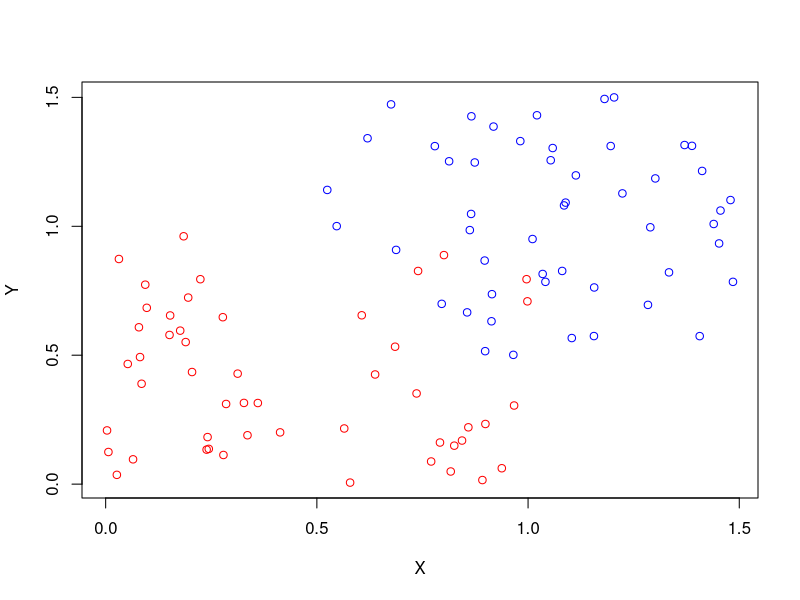
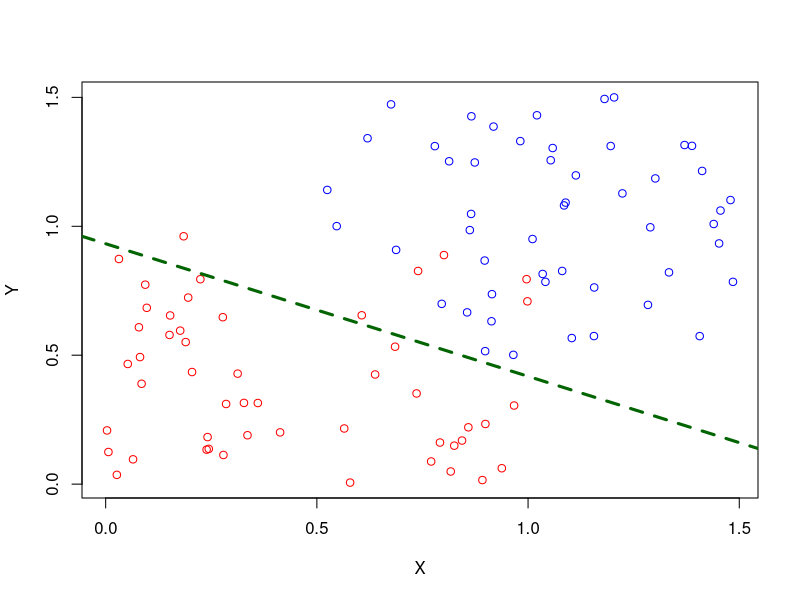

The R script that drew these images, in order:
#Uso del perceptrón 

# ----> 1. Creación de conjuntos de datos de entrenamiento

N = 50 # total number of data points each group 
x_offset = 0.5 # group seperation on x axis 
y_offset = 0.5 # group seperation on y axis 
  
g1_x = runif(N, min = 0, max = 1) 
g1_y = runif(N, min = 0, max = 1) 
g2_x = runif(N, min = 0+x_offset, max = 1+x_offset) 
g2_y = runif(N, min = 0+y_offset, max = 1+y_offset) 
g_x = c(g1_x, g2_x) 
g_y = c(g1_y, g2_y) 
group = c(rep(-1,N), rep(1,N)) 
  
print(g_x)
print(g_y)
print(group) 

#Gráfico de dispersión para cada grupo
plot(g_x, g_y, type='n', xlab='X', ylab='Y') 
points(g1_x, g1_y, col='red') 
points(g2_x, g2_y, col='blue') 


# ----> 2. Definir parámetros del perceptrón

w0 = 0.1 # initial weitht 
w1 = 0.2 # initial weight 
w2 = 0.3 # initial weitht 
M = 15            

# number of epochs to run 
eta = 0.005       
th = 0.9          

# learning rate 
# threshold to stop 
verbose = F   # whether detailed weight update info is printed 


# ----> 3. Modelo del perceptrón

for (i in 1:M){ 
  print(paste('Epoch starts: ', i)) 
  
  ## We reshuffle the order of the datapoint for each epoch. 
  index = 1:(2*N) 
  index = sample(index) 
  
  for (j in index){ 
    y_j = w0 + w1*g_x[j] + w2*g_y[j] 
    if (y_j >= 0){ 
      pred_j = 1 
      }else{
        pred_j = -1}
    
    w0 = w0 + eta*(group[j] - pred_j)*1.0 
    w1 = w1 + eta*(group[j] - pred_j)*g_x[j] 
    w2 = w2 + eta*(group[j] - pred_j)*g_y[j]
    
    if (verbose == T){
      print(paste('  -> updating data point ', j, ' : '))  
      print(paste(' -> w0: ' ,w0))
      print(paste(' -> w0: ' ,w1))
      print(paste(' -> w0: ' ,w2))
    }
  }
  
  y_all = w0 + w1*g_x + w2*g_y 
  y_pred = y_all 
  y_pred[y_all >= 0] = 1 
  y_pred[y_all< 0] = -1 
  
  acc = sum(y_pred == group)/length(group) 
  print(paste('Epoch ends: ', i, ' WITH accuracy: ', acc)) 
  if (acc >= th){
    break 
    } 
} 

# ----> 4. Comprobación de la predicción

y_all = w0 + w1*g_x + w2*g_y 
print(y_all)

y_pred = y_all 
y_pred[y_all >= 0] = 1 
y_pred[y_all< 0] = -1 
print(y_pred) 

acc = sum(y_pred == group)/length(group) 
print(acc)

plot(g_x, g_y, type='n', xlab='X', ylab='Y') 
points(g1_x, g1_y, col='red') 
points(g2_x, g2_y, col='blue') 
abline(a = -1.0*w0/w2, b = -1.0*w1/w2, col='dark green', lwd=3, lty=2) 





#xd
